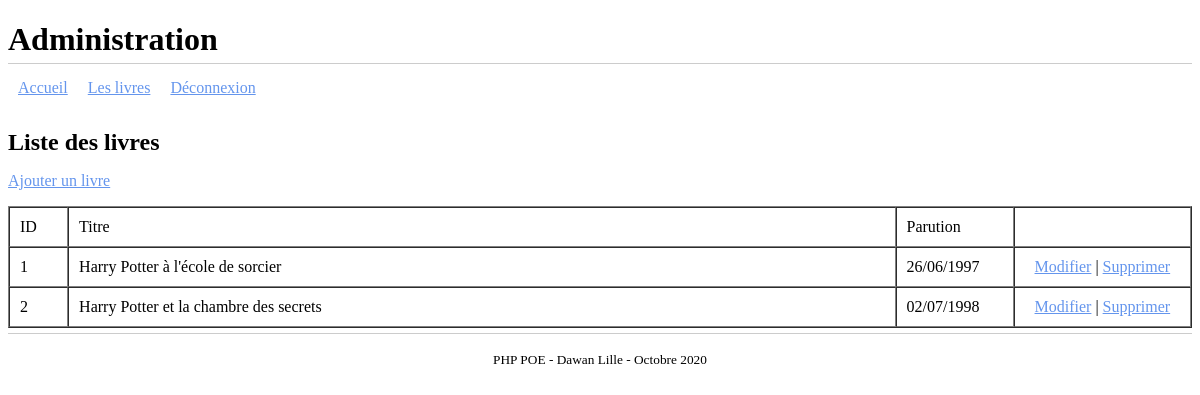
Screenshot of /biblio/admin/livre/index.php (signed in) with the database file from the repository.
### tables this page shows
CREATE TABLE `livre` (
  `id` int(11) NOT NULL,
  `titre` varchar(75) NOT NULL,
  `resume` text,
  `publication` date DEFAULT NULL
);

### biblio/admin/livre/index.php (the view, shortened to what this page needs)
<?php
require_once dirname(__DIR__, 2) . '/config/bdd.php';
$sql = "select id, titre, publication from livre";
$result = mysqli_query($link, $sql);
$livres = mysqli_fetch_all($result, MYSQLI_ASSOC);
require_once '../template/header.php';
?>
<h2>Liste des livres</h2>
<p>
    <a href="./livre/edit.php">Ajouter un livre</a>
</p>
<table border="1" cellpadding="10" cellspacing="0" style="width:100%">
    <thead>
    <tr>
        <td style="width:5%">ID</td>
        <td>Titre</td>
        <td style="width:10%">Parution</td>
        <td style="width:15%"></td>
    </tr>
    </thead>
    <tbody>
    <?php foreach ($livres as $livre): ?>
        <tr>
            <td><?php echo $livre['id']; ?></td>
            <td><?php echo $livre['titre']; ?></td>
            <td><?php echo date_format(date_create($livre['publication']), 'd/m/Y'); ?></td>
            <td style="text-align: center">
                <a href="./livre/edit.php?id=<?php echo $livre['id']; ?>">Modifier</a> |
                <a href="./livre/delete.php?id=<?php echo $livre['id']; ?>">Supprimer</a>
            </td>
        </tr>
    <?php endforeach; ?>
    </tbody>
</table>
<?php require_once '../template/footer.php'; ?>

### biblio/admin/template/header.php (shortened to what this page needs)
<!doctype html>
<html lang="fr">
<head>
    <link rel="stylesheet" href="/phppoelille/biblio/css/style.css" />
</head>
<body>
<header>
    <h1>Administration</h1>
    <hr />
</header>
<?php if (isset($_SESSION['id']) && !empty($_SESSION['id'])) : ?>
<nav>
    <ul class="navigation">
        <li><a href="">Accueil</a></li>
        <li><a href="livre/">Les livres</a></li>
        <li><a href="deconnexion.php">Déconnexion</a></li>
    </ul>
</nav>
<?php endif; ?>
<section>

### biblio/admin/template/footer.php
</section>
<footer>
    <hr />
    <p class="text-center"><small>PHP POE - Dawan Lille - Octobre 2020</small></p>
</footer>
</body>
</html>

### biblio/css/style.css (style rules this page uses)
* { box-sizing: border-box; }
.text-center { text-align: center; }
h1, h2, h3, h4, h5, h6 { margin-bottom: 0; }
hr { border: none; border-top: 1px solid #ccc; margin: 5px 0; }
ul.navigation { display: flex; padding: 0; margin: 0; height: 40px; }
ul.navigation > li { list-style-type: none; }
ul.navigation > li > a { display: block; padding: 10px; }
a, .link { border: none; color: cornflowerblue; font-family: inherit; font-size: inherit; background-color: white; cursor: pointer; text-decoration: underline; }

### rows the page displays
livre: id "1", titre "Harry Potter à l'école de sorcier", publication "26/06/1997"
livre: id "2", titre "Harry Potter et la chambre des secrets", publication "02/07/1998"
